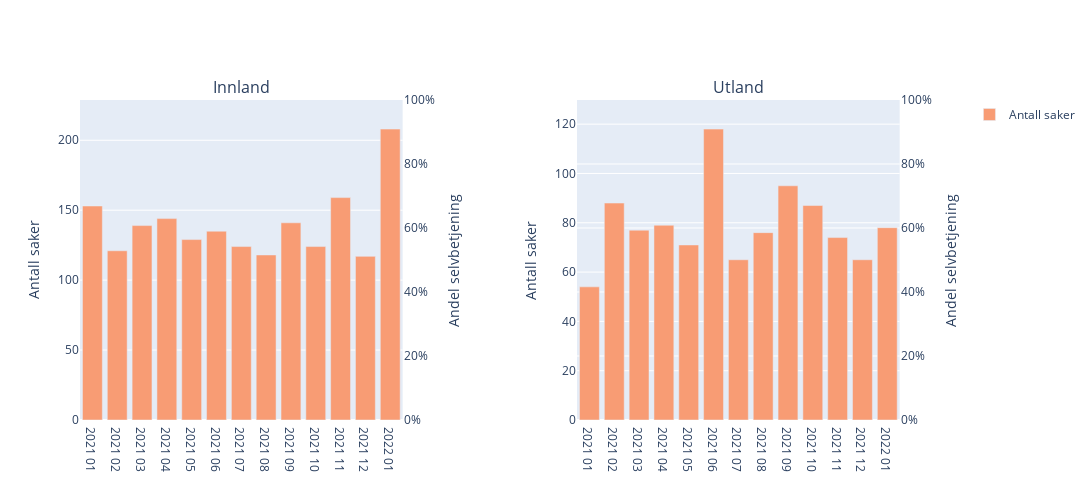

Write notebook code for a chart like this one.
### Code cell
fig_selvbetjening_utlandstilsnitt = plot_selvbetjening_subplots([[df_selvbetjening_innland, df_selvbetjening_utland]], ["Innland", "Utland"])
fig_selvbetjening_utlandstilsnitt.show()

### Figure 1 — Plotly figure (JSON) as saved in the notebook; plotly's stock layout.template omitted (floating-point values rounded to 4 significant figures)
{"data": [{"legendgroup": "Antall saker", "marker": {"color": "rgb(248, 156, 116)"}, "name": "Antall saker", "showlegend": true, "type": "bar", "x": ["2021 01", "2021 02", "2021 03", "2021 04", "2021 05", "2021 06", "2021 07", "2021 08", "2021 09", "2021 10", "2021 11", "2021 12", "2022 01"], "xaxis": "x", "y": [153, 121, 139, 144, 129, 135, 124, 118, 141, 124, 159, 117, 208], "yaxis": "y"}, {"legendgroup": "Selvbetjening", "line": {"color": "black", "dash": "solid"}, "mode": "lines+markers", "name": "Selvbetjening", "showlegend": true, "type": "scatter", "x": [], "xaxis": "x", "y": [], "yaxis": "y2"}, {"legendgroup": "Antall saker", "marker": {"color": "rgb(248, 156, 116)"}, "name": "Antall saker", "showlegend": false, "type": "bar", "x": ["2021 01", "2021 02", "2021 03", "2021 04", "2021 05", "2021 06", "2021 07", "2021 08", "2021 09", "2021 10", "2021 11", "2021 12", "2022 01"], "xaxis": "x2", "y": [54, 88, 77, 79, 71, 118, 65, 76, 95, 87, 74, 65, 78], "yaxis": "y3"}, {"legendgroup": "Selvbetjening", "line": {"color": "black", "dash": "solid"}, "mode": "lines+markers", "name": "Selvbetjening", "showlegend": false, "type": "scatter", "x": [], "xaxis": "x2", "y": [], "yaxis": "y4"}], "layout": {"annotations": [{"font": {"size": 16}, "showarrow": false, "text": "Innland", "x": 0.185, "xanchor": "center", "xref": "paper", "y": 1, "yanchor": "bottom", "yref": "paper"}, {"font": {"size": 16}, "showarrow": false, "text": "Utland", "x": 0.755, "xanchor": "center", "xref": "paper", "y": 1, "yanchor": "bottom", "yref": "paper"}], "autosize": false, "height": 500, "width": 1300, "xaxis": {"anchor": "y", "autorange": true, "domain": [0, 0.37], "range": [-0.5, 12.5], "type": "category"}, "xaxis2": {"anchor": "y3", "autorange": true, "domain": [0.57, 0.94], "range": [-0.5, 12.5], "type": "category"}, "yaxis": {"anchor": "x", "domain": [0, 1], "range": [0, 228.8], "title": {"text": "Antall saker"}, "type": "linear"}, "yaxis2": {"anchor": "x", "overlaying": "y", "range": [0, 1], "showgrid": false, "side": "right", "tickformat": ".0%", "title": {"text": "Andel selvbetjening"}}, "yaxis3": {"anchor": "x2", "domain": [0, 1], "range": [0, 129.8], "title": {"text": "Antall saker"}, "type": "linear"}, "yaxis4": {"anchor": "x2", "overlaying": "y3", "range": [0, 1], "side": "right", "tickformat": ".0%", "title": {"text": "Andel selvbetjening"}}}}
